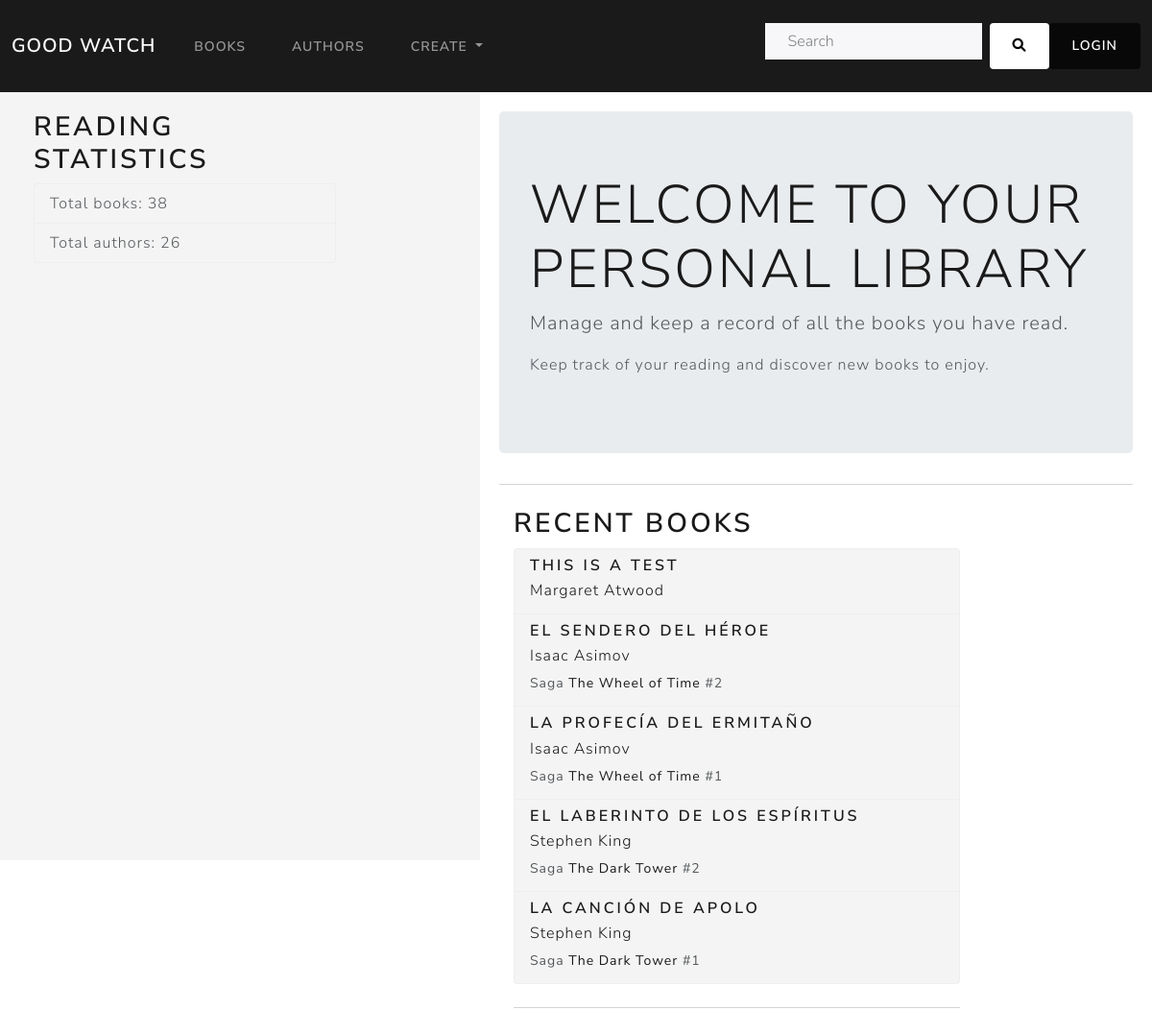
Before: /book_catalog/ with the older database file.
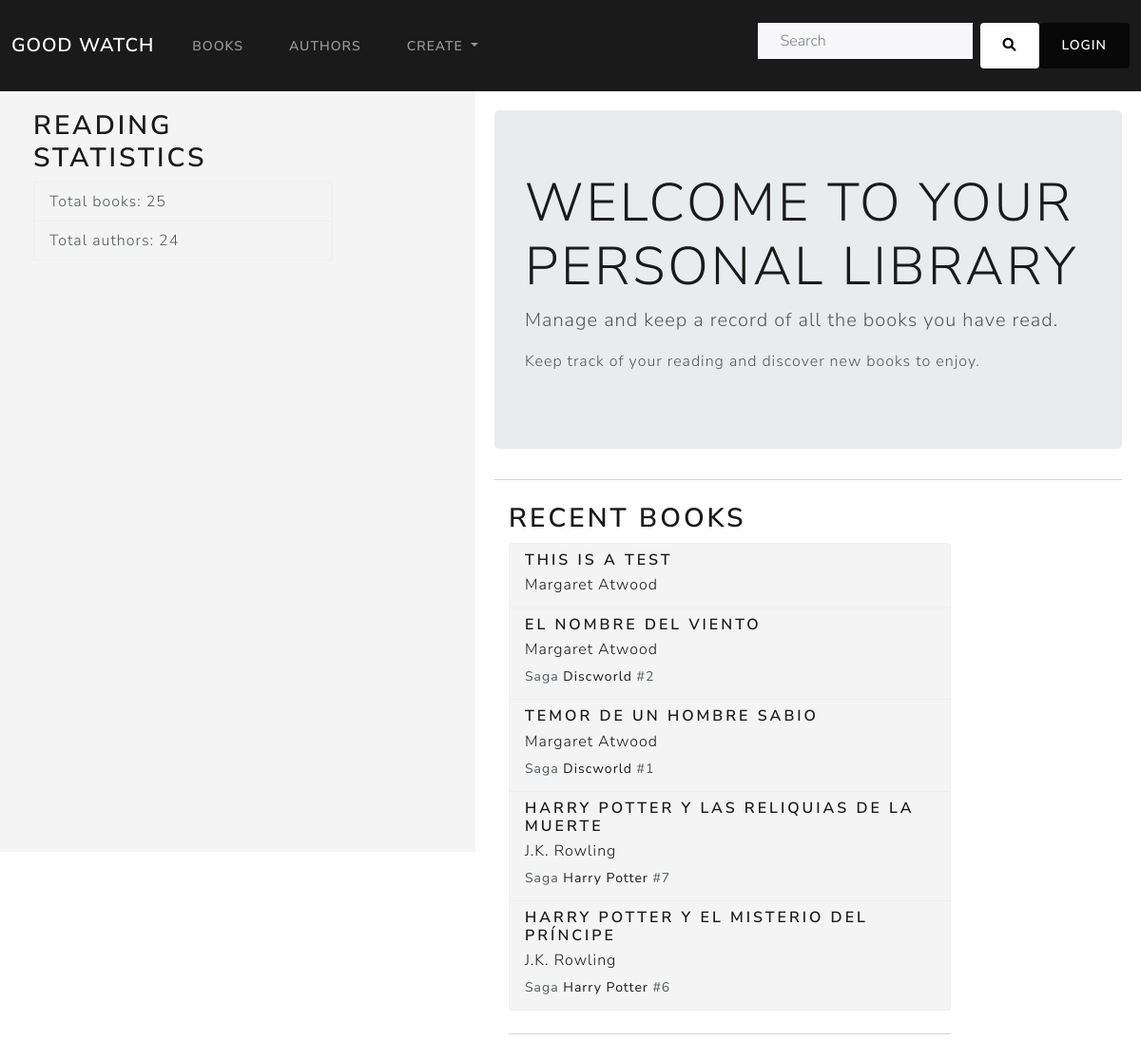
After: the same page with the newer database file.
### book_catalog/models.py (models this page shows, shortened)
class Book(models.Model):
    title = models.CharField(max_length=200,)
    saga = models.ForeignKey('BookSaga', on_delete=models.CASCADE, null=True, blank=True)
    saga_volume = models.IntegerField(null=True, blank=True)
    author = models.ForeignKey('Author', on_delete=models.CASCADE, null=False)
    publish_date = models.DateField(null=True, blank=True)
    summary = models.TextField(max_length=1000, null=True, blank=True)
    isbn = models.CharField(max_length=13, help_text='13 Character <a href="https://www.isbn-international.org/content/what-isbn">ISBN number</a>', null=True, blank=True)
    genre = models.ManyToManyField(Genre, )
    language = models.ForeignKey('Language', on_delete=models.SET_NULL, null=True, blank=True)
    cover_image = models.ImageField(upload_to='media/covers/', null=True, blank=True)
    class Meta:
        ordering = ['title', 'author']
        unique_together = ('title', 'author')
        constraints = [
            models.UniqueConstraint(fields=['saga', 'saga_volume'], name='unique_volume_in_saga')
        ]
    def get_absolute_url(self):
        return reverse('book-detail', args=[str(self.id)])

class Author(models.Model):
    first_name = models.CharField(max_length=100)
    last_name = models.CharField(max_length=100)
    year_of_birth = models.IntegerField(null = True, blank = True)
    year_of_death = models.IntegerField(null = True, blank = True)
    photo = models.ImageField(upload_to='authors/', null=True, blank=True)
    social_media = models.URLField(max_length=200, null=True, blank=True)
    biography = models.TextField(max_length=1000, null=True, blank=True)
    class Meta:
        ordering = ['last_name', 'first_name']
    def get_absolute_url(self):
        return reverse('author-detail', args=[str(self.id)])
    def __str__(self):
        return f'{self.first_name} {self.last_name}'

class BookSaga(models.Model):
    name = models.CharField(max_length=200,)
    author = models.ForeignKey(Author, on_delete=models.CASCADE, related_name='saga', null = False)
    def get_absolute_url(self):
        return reverse('saga-detail', args=[str(self.id)])
    class Meta:
        unique_together = ('name', 'author')

### book_catalog/views.py (the view, shortened to what this page needs)
# urls.py: path('', views.index, name='index'),
def index(request):
    recent_books = Book.objects.all().order_by('-publish_date')[:5]
    total_books = Book.objects.all().count()
    total_authors=Author.objects.count()
    context = {
        'recent_books': recent_books,
        'total_books': total_books,
        'total_authors': total_authors,
    }
    return render(
        request,
        'index_book.html',
        context = context,
    )

### templates/index_book.html (shortened to what this page needs)
{% extends 'base_generic.html' %}
{% block content %}
<div style="display: flex;">
  <div class="sidebar">
    <div class="col-md-9">
      <h2>Reading statistics</h2>
      <ul class="list-group">
        <li class="list-group-item" style="background-color: #f4f4f4;">
          Total books: {{ total_books }}
        </li>
        <li class="list-group-item" style="background-color: #f4f4f4;">
          Total authors: {{ total_authors }}
        </li>
      </ul>
    </div>
  </div>
  <div style="flex-grow: 1; padding: 20px;">
    <div class="jumbotron">
      <h1 class="display-4">Welcome to Your Personal Library</h1>
      <p class="lead">Manage and keep a record of all the books you have read.</p>
      <p>Keep track of your reading and discover new books to enjoy.</p>
    </div>
    <hr class="my-4">
    <div class="col-md-9">
      <h2>Recent books</h2>
      <ul class="list-group">
        {% for book in recent_books %}
          <li class="list-group-item" style="background-color: #f4f4f4;">
            <h5 class="mb-1">
              <a class="no-underline"href="{{ book.get_absolute_url }}">{{ book.title }}</a>
            </h5>
            <p class="mb-1 ">
              <a class="no-underline" href="{{ book.author.get_absolute_url }}">{{ book.author }}</a>
            </p>
            {% if book.saga %}
            <p class="mb-1">
              <small>
                Saga
                <a class="no-underline" href="{{ book.saga.get_absolute_url }}">
                  {{ book.saga.name }}
                </a>
                #{{ book.saga_volume }}
              </small>
            </p>
            {% endif %}
          </li>
        {% empty %}
          <li class="list-group-item" style="background-color: #f4f4f4;">
            No books for now.
          </li>
        {% endfor %}
      </ul>
      <hr class="my-4">
    </div>
</div>
{% endblock %}

Changed rows visible on the page:
removed Book: title "EL SENDERO DEL HÉROE", author "Isaac Asimov", saga.name "The Wheel of Time", saga_volume "2"
removed Book: title "LA PROFECÍA DEL ERMITAÑO", author "Isaac Asimov", saga.name "The Wheel of Time", saga_volume "1"
removed Book: title "EL LABERINTO DE LOS ESPÍRITUS", author "Stephen King", saga.name "The Dark Tower", saga_volume "2"
removed Book: title "LA CANCIÓN DE APOLO", author "Stephen King", saga.name "The Dark Tower", saga_volume "1"
now on this page (row unchanged): Book: title "EL NOMBRE DEL VIENTO", author "Margaret Atwood", saga.name "Discworld", saga_volume "2"
now on this page (row unchanged): Book: title "TEMOR DE UN HOMBRE SABIO", author "Margaret Atwood", saga.name "Discworld", saga_volume "1"
now on this page (row unchanged): Book: title "HARRY POTTER Y LAS RELIQUIAS DE LA MUERTE", author "J.K. Rowling", saga.name "Harry Potter", saga_volume "7"
now on this page (row unchanged): Book: title "HARRY POTTER Y EL MISTERIO DEL PRÍNCIPE", author "J.K. Rowling", saga.name "Harry Potter", saga_volume "6"
Other visible differences:
{{ total_books }}: "38" → "25"
{{ total_authors }}: "26" → "24"
